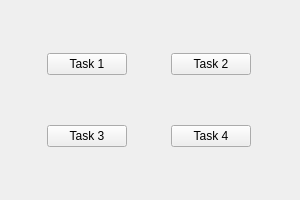
<?xml version="1.0" encoding="UTF-8"?>
<ui version="4.0">
 <class>menu</class>
 <widget class="QMainWindow" name="menu">
  <property name="geometry">
   <rect>
    <x>0</x>
    <y>0</y>
    <width>300</width>
    <height>200</height>
   </rect>
  </property>
  <property name="sizePolicy">
   <sizepolicy hsizetype="Fixed" vsizetype="Fixed">
    <horstretch>0</horstretch>
    <verstretch>0</verstretch>
   </sizepolicy>
  </property>
  <property name="minimumSize">
   <size>
    <width>300</width>
    <height>200</height>
   </size>
  </property>
  <property name="maximumSize">
   <size>
    <width>300</width>
    <height>200</height>
   </size>
  </property>
  <property name="windowTitle">
   <string>Menu</string>
  </property>
  <widget class="QWidget" name="centralwidget">
   <layout class="QGridLayout" name="gridLayout_2">
    <item row="1" column="1">
     <widget class="QPushButton" name="btn_task4">
      <property name="sizePolicy">
       <sizepolicy hsizetype="Fixed" vsizetype="Fixed">
        <horstretch>0</horstretch>
        <verstretch>0</verstretch>
       </sizepolicy>
      </property>
      <property name="text">
       <string>Task 4</string>
      </property>
     </widget>
    </item>
    <item row="0" column="1">
     <widget class="QPushButton" name="btn_task2">
      <property name="sizePolicy">
       <sizepolicy hsizetype="Fixed" vsizetype="Fixed">
        <horstretch>0</horstretch>
        <verstretch>0</verstretch>
       </sizepolicy>
      </property>
      <property name="text">
       <string>Task 2</string>
      </property>
     </widget>
    </item>
    <item row="1" column="0">
     <widget class="QPushButton" name="btn_task3">
      <property name="sizePolicy">
       <sizepolicy hsizetype="Fixed" vsizetype="Fixed">
        <horstretch>0</horstretch>
        <verstretch>0</verstretch>
       </sizepolicy>
      </property>
      <property name="text">
       <string>Task 3</string>
      </property>
     </widget>
    </item>
    <item row="0" column="0">
     <widget class="QPushButton" name="btn_task1">
      <property name="sizePolicy">
       <sizepolicy hsizetype="Fixed" vsizetype="Fixed">
        <horstretch>0</horstretch>
        <verstretch>0</verstretch>
       </sizepolicy>
      </property>
      <property name="text">
       <string>Task 1</string>
      </property>
     </widget>
    </item>
   </layout>
  </widget>
 </widget>
 <resources/>
 <connections/>
</ui>
